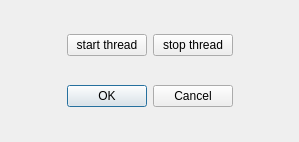
<?xml version="1.0" encoding="UTF-8"?>
<ui version="4.0">
 <class>CDialog</class>
 <widget class="QDialog" name="CDialog">
  <property name="geometry">
   <rect>
    <x>0</x>
    <y>0</y>
    <width>299</width>
    <height>142</height>
   </rect>
  </property>
  <property name="windowTitle">
   <string>Dialog</string>
  </property>
  <layout class="QGridLayout" name="gridLayout_2">
   <item row="1" column="0">
    <layout class="QHBoxLayout" name="horizontalLayout_2">
     <item>
      <widget class="QDialogButtonBox" name="buttonBox">
       <property name="orientation">
        <enum>Qt::Horizontal</enum>
       </property>
       <property name="standardButtons">
        <set>QDialogButtonBox::Cancel|QDialogButtonBox::Ok</set>
       </property>
       <property name="centerButtons">
        <bool>true</bool>
       </property>
      </widget>
     </item>
    </layout>
   </item>
   <item row="0" column="0">
    <layout class="QHBoxLayout" name="horizontalLayout">
     <item>
      <spacer name="horizontalSpacer">
       <property name="orientation">
        <enum>Qt::Horizontal</enum>
       </property>
       <property name="sizeHint" stdset="0">
        <size>
         <width>40</width>
         <height>20</height>
        </size>
       </property>
      </spacer>
     </item>
     <item>
      <widget class="QPushButton" name="btnStartThread">
       <property name="text">
        <string>start thread</string>
       </property>
      </widget>
     </item>
     <item>
      <widget class="QPushButton" name="btnStopThread">
       <property name="text">
        <string>stop thread</string>
       </property>
      </widget>
     </item>
     <item>
      <spacer name="horizontalSpacer_2">
       <property name="orientation">
        <enum>Qt::Horizontal</enum>
       </property>
       <property name="sizeHint" stdset="0">
        <size>
         <width>40</width>
         <height>20</height>
        </size>
       </property>
      </spacer>
     </item>
    </layout>
   </item>
  </layout>
 </widget>
 <resources/>
 <connections>
  <connection>
   <sender>buttonBox</sender>
   <signal>accepted()</signal>
   <receiver>CDialog</receiver>
   <slot>accept()</slot>
   <hints>
    <hint type="sourcelabel">
     <x>248</x>
     <y>254</y>
    </hint>
    <hint type="destinationlabel">
     <x>157</x>
     <y>274</y>
    </hint>
   </hints>
  </connection>
  <connection>
   <sender>buttonBox</sender>
   <signal>rejected()</signal>
   <receiver>CDialog</receiver>
   <slot>reject()</slot>
   <hints>
    <hint type="sourcelabel">
     <x>316</x>
     <y>260</y>
    </hint>
    <hint type="destinationlabel">
     <x>286</x>
     <y>274</y>
    </hint>
   </hints>
  </connection>
 </connections>
</ui>
